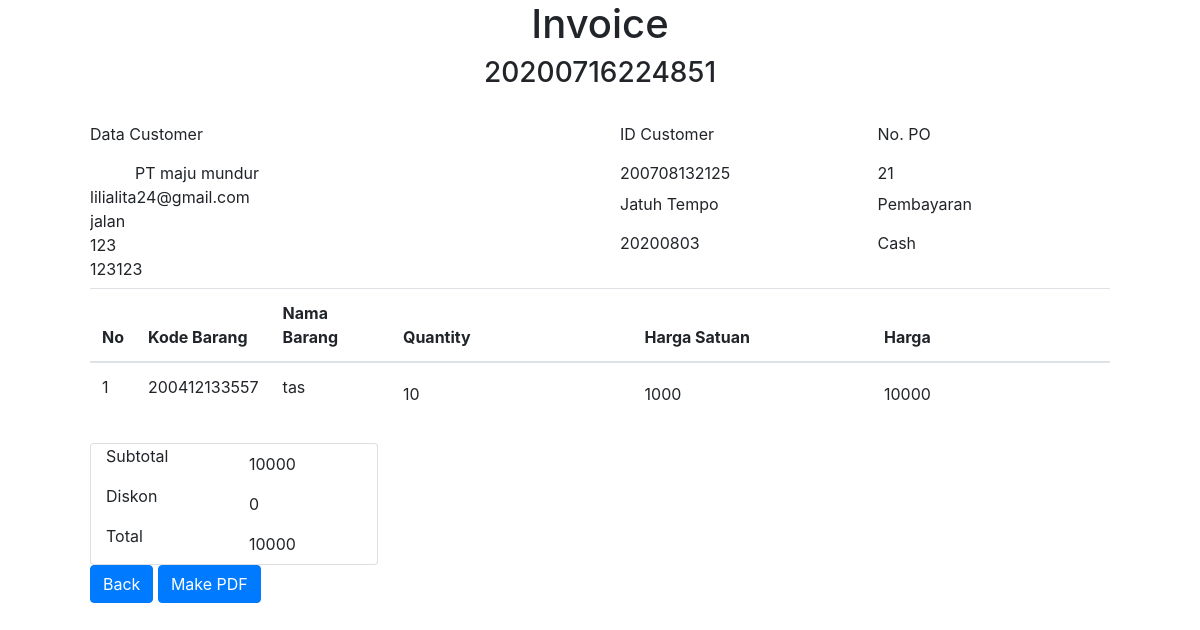
The app's page /transaksidetail.php?idtransaksi=20200716224851 with its own data.
### tables this page shows
CREATE TABLE `customer` (
  `idcustomer` varchar(12) NOT NULL,
  `nama` varchar(40) NOT NULL,
  `email` varchar(40) NOT NULL,
  `alamat` varchar(50) NOT NULL,
  `telepon` varchar(15) NOT NULL,
  `npwp` varchar(30) DEFAULT NULL
);

CREATE TABLE `transaksi` (
  `idtransaksi` varchar(14) NOT NULL,
  `idcustomer` varchar(12) NOT NULL,
  `jatuhtempo` varchar(14) NOT NULL,
  `nopo` varchar(12) NOT NULL,
  `pembayaran` varchar(6) NOT NULL,
  `produk` text NOT NULL,
  `subtotal` int(11) NOT NULL,
  `diskon` int(11) NOT NULL,
  `status` int(1) NOT NULL
);

### transaksidetail.php (the view, shortened to what this page needs)
<!doctype html>
<html lang="en">
  <head>
    <link rel="stylesheet" href="css/bootstrap.min.css">
  </head>
  <body>
	<div class="container" style="padding-left:5%; padding-right:5%;">
	<center><h1>Invoice</h1></center>
    <?php
        require('config.php');
        if( isset($_GET["idtransaksi"]) ){
            $idtransaksi = $_GET["idtransaksi"];
			echo'<center><h3>'.$idtransaksi.'</h3><br></center>';
            $con = new mysqli($host, $dbid, $dbpass, $dbname);
            $stmt = $con->prepare( "SELECT * FROM transaksi Where idtransaksi = ? " );
            $stmt->bind_param("s", $idtransaksi ); $stmt->execute();
            $result = $stmt->get_result();
            while($row = mysqli_fetch_assoc($result)) {
                $idcustomer = strval($row["idcustomer"]);
                $jatuhtempo = $row["jatuhtempo"];
                $nopo = $row["nopo"];
                $pembayaran = $row["pembayaran"];
                $produk = json_decode( $row["produk"] );
                $subtotal = $row["subtotal"];
                $diskon = $row["diskon"];
            }
        }else{
            echo "<script language='javascript'>alert('ID tidak ditemukan');window.location.href = 'index.php';</script>";
        }
    ?>
    <div class="form-row">
        <div class="col-6">
        <label for="exampleInputText">Data Customer</label>
          <textarea id="nama" class="form-control-plaintext" rows="5" cols="40" readonly style="resize:none;">
          <?php
          $stmt = $con->prepare( "SELECT * FROM customer Where idcustomer = ? " );
          $stmt->bind_param("s", $idcustomer );$stmt->execute();
          $result = $stmt->get_result();
          while($row = mysqli_fetch_assoc($result)) {
              echo $row["nama"]."\n";
              echo $row["email"]."\n";
              echo $row["alamat"]."\n";
              echo $row["telepon"]."\n";
              echo $row["npwp"];
          }
          ?>
          </textarea>
        </div>
        <div class="col-3">
          <div class="col">
            <label for="exampleInputText">ID Customer</label>
            <input type="number" name="jatuhtempo" id="jatuhtempo" class="form-control-plaintext" readonly value="<?php echo $idcustomer ?>"  >
          </div>
          <div class="col">
            <label for="exampleInputText">Jatuh Tempo</label>
            <input type="number" name="jatuhtempo" id="jatuhtempo" class="form-control-plaintext" readonly value="<?php echo $jatuhtempo ?>"  >
          </div>
        </div>
        <div class="col">
          <div class="col">
            <label for="exampleInputText">No. PO</label>
            <input type="text" name="nopo" id="nopo" class="form-control-plaintext" readonly value="<?php echo $nopo ?>"  >
          </div>
          <div class="col">
            <label for="exampleInputText">Pembayaran</label>
            <input type="text" name="nopo" id="nopo" class="form-control-plaintext" readonly value="<?php echo $pembayaran ?>"  >
          </div>
        </div>
    </div>
  <div class="form-group">
    <table class="table" id="tabel">
        <thead>
            <tr>
                <th scope="col">No</th>
                <th scope="col">Kode Barang</th>
                <th scope="col">Nama Barang</th>
                <th scope="col">Quantity</th>
                <th scope="col">Harga Satuan</th>
                <th scope="col">Harga</th>
            </tr>
        </thead>
        <tbody>
        <?php
        for($i=0;$i<sizeof($produk[0]);$i++){
            $j=$i+1;
            echo '
            <tr>
                <td> <p class="no" id= "no1" >'. $j .'</p> </td>
                <td>
                    '.$produk[0][$i].'
                </td>
                <td>
                    '.$produk[1][$i].'
                </td>
                <td><input type="text" class="form-control-plaintext" id= "qty1" name="qty[]" value="'.$produk[2][$i].'" readonly ></td>
                <td><input type="text" class="form-control-plaintext" id= "hargasatuan1" name="hargasatuan[]"  value="'.$produk[3][$i].'" readonly ></td>
                <td><input type="text" class="form-control-plaintext" id= "hargatotal1" name="harga[]"  value="'.$produk[4][$i].'" readonly ></td>
            </tr>
            ';
        }
        ?>
        </tbody>
    </table>
  </div>
  <div class="card justify-content-end" style="width: 18rem;">
    <div class="form-inline">
        <div class="col">
            <p>Subtotal</p>
        </div>
        <div class="col">
            <input type="text" class="form-control-plaintext" id="subtotal" name="subtotal" value="<?php echo $subtotal ?>" readonly>
        </div>
    </div>
    <div class="form-inline">
        <div class="col">
            <p>Diskon</p>
        </div>
        <div class="col">
            <input type="number" class="form-control-plaintext" id="diskon" name="diskon" value="<?php echo $diskon ?>" readonly>
        </div>
    </div>
    <div class="form-inline">
        <div class="col">
            <p>Total</p>
        </div>
        <div class="col">
            <input type="text" class="form-control-plaintext inputan" id="total" name="total" value="<?php echo $subtotal-$diskon ?>" readonly>
        </div>
    </div>
  </div>
    <a href="index.php"><button  type="button" class="btn btn-primary">Back</button></a>
    <a href="transaksimakepdf.php?idtransaksi=<?php echo $idtransaksi ?>"><button  type="button" class="btn btn-primary">Make PDF</button></a>
</div>
  </body>
</html>

### records on screen
customer: nama+email+alamat "PT maju mundur lilialita24@gmail.com jalan 123 123123"
transaksi: jatuhtempo "200708132125", jatuhtempo "20200803", nopo "21", nopo "Cash", j "1", produk "200412133557", produk "tas", produk "10", produk "1000", produk "10000", subtotal "10000", diskon "0", total "10000"

### other values on screen
$idtransaksi "20200716224851"
